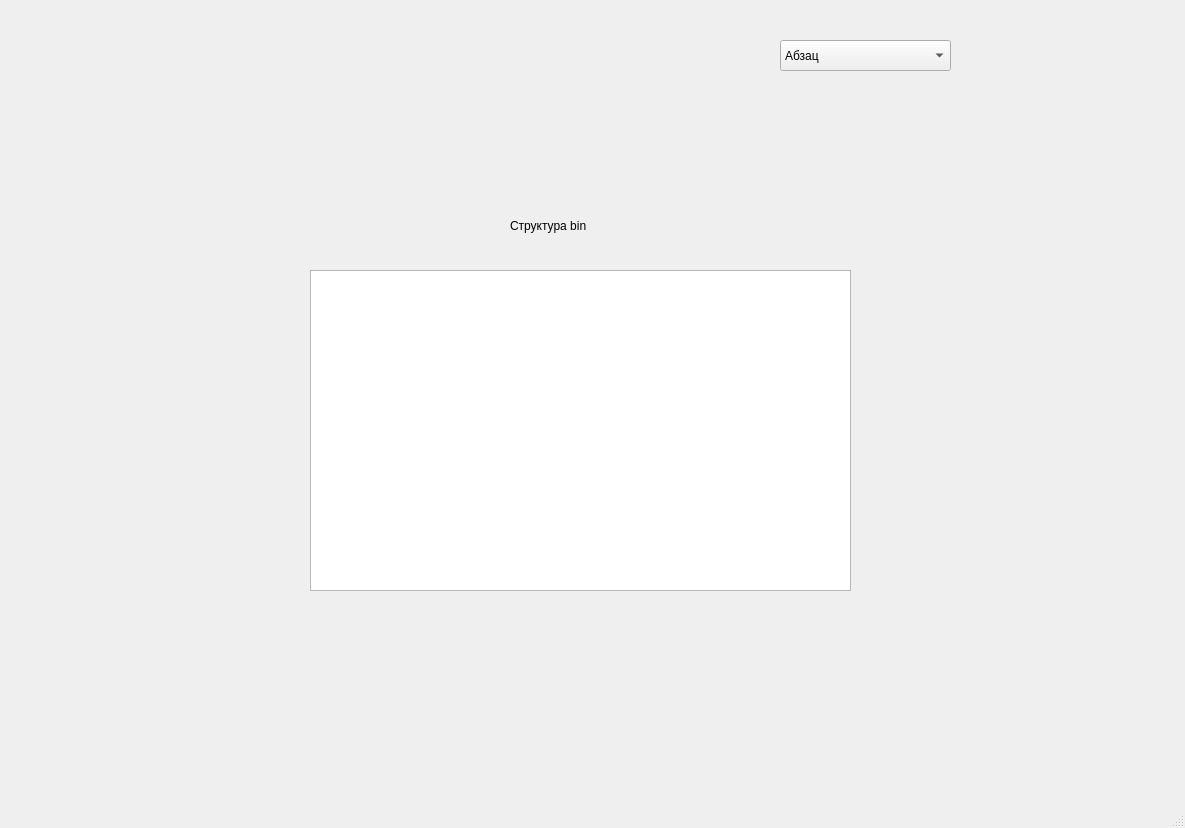
<?xml version="1.0" encoding="UTF-8"?>
<ui version="4.0">
 <class>MainWindow</class>
 <widget class="QMainWindow" name="MainWindow">
  <property name="geometry">
   <rect>
    <x>0</x>
    <y>0</y>
    <width>1185</width>
    <height>828</height>
   </rect>
  </property>
  <property name="windowTitle">
   <string>MainWindow</string>
  </property>
  <widget class="QWidget" name="centralwidget">
   <widget class="QStackedWidget" name="stackedWidget">
    <property name="geometry">
     <rect>
      <x>80</x>
      <y>90</y>
      <width>991</width>
      <height>621</height>
     </rect>
    </property>
    <property name="currentIndex">
     <number>6</number>
    </property>
    <widget class="QWidget" name="Text">
     <widget class="QLabel" name="label">
      <property name="geometry">
       <rect>
        <x>350</x>
        <y>70</y>
        <width>301</width>
        <height>21</height>
       </rect>
      </property>
      <property name="font">
       <font>
        <pointsize>14</pointsize>
       </font>
      </property>
      <property name="text">
       <string>Введите текст (окончание - Enter)</string>
      </property>
     </widget>
     <widget class="QLabel" name="label_3">
      <property name="geometry">
       <rect>
        <x>450</x>
        <y>40</y>
        <width>81</width>
        <height>16</height>
       </rect>
      </property>
      <property name="text">
       <string>Страница 1</string>
      </property>
     </widget>
    </widget>
    <widget class="QWidget" name="page_2">
     <widget class="QTextEdit" name="second_page_text_edit">
      <property name="geometry">
       <rect>
        <x>260</x>
        <y>160</y>
        <width>511</width>
        <height>251</height>
       </rect>
      </property>
      <property name="readOnly">
       <bool>true</bool>
      </property>
     </widget>
     <widget class="QLabel" name="label_2">
      <property name="geometry">
       <rect>
        <x>460</x>
        <y>110</y>
        <width>91</width>
        <height>21</height>
       </rect>
      </property>
      <property name="font">
       <font>
        <pointsize>14</pointsize>
       </font>
      </property>
      <property name="text">
       <string>Ваш текст</string>
      </property>
     </widget>
     <widget class="QLabel" name="label_4">
      <property name="geometry">
       <rect>
        <x>460</x>
        <y>60</y>
        <width>101</width>
        <height>21</height>
       </rect>
      </property>
      <property name="font">
       <font>
        <pointsize>14</pointsize>
       </font>
      </property>
      <property name="text">
       <string>Страница 2</string>
      </property>
     </widget>
    </widget>
    <widget class="QWidget" name="Array_page">
     <widget class="QLabel" name="label_5">
      <property name="geometry">
       <rect>
        <x>450</x>
        <y>40</y>
        <width>121</width>
        <height>21</height>
       </rect>
      </property>
      <property name="text">
       <string>Размер массива</string>
      </property>
     </widget>
     <widget class="QLineEdit" name="Text_page_input_line">
      <property name="geometry">
       <rect>
        <x>430</x>
        <y>110</y>
        <width>171</width>
        <height>31</height>
       </rect>
      </property>
     </widget>
     <widget class="QTextEdit" name="Array_page_text_edit">
      <property name="enabled">
       <bool>true</bool>
      </property>
      <property name="geometry">
       <rect>
        <x>320</x>
        <y>250</y>
        <width>381</width>
        <height>221</height>
       </rect>
      </property>
      <property name="readOnly">
       <bool>true</bool>
      </property>
     </widget>
     <widget class="QLabel" name="label_6">
      <property name="geometry">
       <rect>
        <x>310</x>
        <y>200</y>
        <width>381</width>
        <height>31</height>
       </rect>
      </property>
      <property name="text">
       <string>Введите значения массива(int)  конец числа - пробел</string>
      </property>
     </widget>
    </widget>
    <widget class="QWidget" name="Array_output_page">
     <widget class="QTextEdit" name="Array_output_text_edit">
      <property name="geometry">
       <rect>
        <x>260</x>
        <y>190</y>
        <width>451</width>
        <height>281</height>
       </rect>
      </property>
      <property name="readOnly">
       <bool>true</bool>
      </property>
     </widget>
     <widget class="QLabel" name="label_7">
      <property name="geometry">
       <rect>
        <x>460</x>
        <y>140</y>
        <width>71</width>
        <height>21</height>
       </rect>
      </property>
      <property name="text">
       <string>Массив</string>
      </property>
     </widget>
     <widget class="QLabel" name="label_8">
      <property name="geometry">
       <rect>
        <x>420</x>
        <y>30</y>
        <width>91</width>
        <height>21</height>
       </rect>
      </property>
      <property name="text">
       <string>Страница 4</string>
      </property>
     </widget>
    </widget>
    <widget class="QWidget" name="Struct_page">
     <widget class="QLabel" name="label_9">
      <property name="geometry">
       <rect>
        <x>140</x>
        <y>410</y>
        <width>91</width>
        <height>16</height>
       </rect>
      </property>
      <property name="font">
       <font>
        <pointsize>15</pointsize>
       </font>
      </property>
      <property name="text">
       <string>Название</string>
      </property>
     </widget>
     <widget class="QWidget" name="verticalLayoutWidget">
      <property name="geometry">
       <rect>
        <x>250</x>
        <y>160</y>
        <width>261</width>
        <height>301</height>
       </rect>
      </property>
      <layout class="QVBoxLayout" name="verticalLayout_7">
       <item>
        <widget class="QLineEdit" name="airplanes_count_line_4"/>
       </item>
       <item>
        <widget class="QLineEdit" name="road_line_4">
         <property name="maxLength">
          <number>7</number>
         </property>
        </widget>
       </item>
       <item>
        <widget class="QComboBox" name="international_combobox_4">
         <item>
          <property name="text">
           <string>Да</string>
          </property>
         </item>
         <item>
          <property name="text">
           <string>Нет</string>
          </property>
         </item>
        </widget>
       </item>
       <item>
        <widget class="QLineEdit" name="type_line_4">
         <property name="maxLength">
          <number>1</number>
         </property>
        </widget>
       </item>
       <item>
        <widget class="QLineEdit" name="name_line_4">
         <property name="maxLength">
          <number>50</number>
         </property>
        </widget>
       </item>
      </layout>
     </widget>
     <widget class="QLabel" name="label_10">
      <property name="geometry">
       <rect>
        <x>70</x>
        <y>300</y>
        <width>161</width>
        <height>21</height>
       </rect>
      </property>
      <property name="font">
       <font>
        <pointsize>15</pointsize>
       </font>
      </property>
      <property name="text">
       <string>Международный</string>
      </property>
     </widget>
     <widget class="QLabel" name="label_11">
      <property name="geometry">
       <rect>
        <x>60</x>
        <y>190</y>
        <width>171</width>
        <height>20</height>
       </rect>
      </property>
      <property name="font">
       <font>
        <pointsize>15</pointsize>
       </font>
      </property>
      <property name="text">
       <string>Кол-во самолётов</string>
      </property>
     </widget>
     <widget class="QComboBox" name="create_structure_combobox">
      <property name="geometry">
       <rect>
        <x>780</x>
        <y>400</y>
        <width>161</width>
        <height>31</height>
       </rect>
      </property>
      <item>
       <property name="text">
        <string>Текстовый файл</string>
       </property>
      </item>
      <item>
       <property name="text">
        <string>Бинарный файл</string>
       </property>
      </item>
     </widget>
     <widget class="QLabel" name="label_12">
      <property name="geometry">
       <rect>
        <x>740</x>
        <y>360</y>
        <width>241</width>
        <height>31</height>
       </rect>
      </property>
      <property name="font">
       <font>
        <pointsize>15</pointsize>
       </font>
      </property>
      <property name="text">
       <string> Записать структуру в</string>
      </property>
     </widget>
     <widget class="QLabel" name="label_13">
      <property name="geometry">
       <rect>
        <x>630</x>
        <y>230</y>
        <width>81</width>
        <height>21</height>
       </rect>
      </property>
      <property name="font">
       <font>
        <pointsize>15</pointsize>
       </font>
      </property>
      <property name="text">
       <string>Ширина</string>
      </property>
     </widget>
     <widget class="QWidget" name="verticalLayoutWidget_2">
      <property name="geometry">
       <rect>
        <x>720</x>
        <y>150</y>
        <width>221</width>
        <height>181</height>
       </rect>
      </property>
      <layout class="QVBoxLayout" name="verticalLayout_8">
       <item>
        <widget class="QLineEdit" name="length_line_4">
         <property name="maxLength">
          <number>7</number>
         </property>
        </widget>
       </item>
       <item>
        <widget class="QLineEdit" name="width_line_4">
         <property name="maxLength">
          <number>7</number>
         </property>
        </widget>
       </item>
       <item>
        <widget class="QLineEdit" name="height_line_4">
         <property name="maxLength">
          <number>7</number>
         </property>
        </widget>
       </item>
      </layout>
     </widget>
     <widget class="QPushButton" name="Create_button">
      <property name="geometry">
       <rect>
        <x>810</x>
        <y>460</y>
        <width>131</width>
        <height>41</height>
       </rect>
      </property>
      <property name="font">
       <font>
        <pointsize>14</pointsize>
       </font>
      </property>
      <property name="styleSheet">
       <string notr="true">background-color:lightgreen;
color:black;</string>
      </property>
      <property name="text">
       <string>Создать</string>
      </property>
     </widget>
     <widget class="QLabel" name="label_14">
      <property name="geometry">
       <rect>
        <x>640</x>
        <y>170</y>
        <width>71</width>
        <height>21</height>
       </rect>
      </property>
      <property name="font">
       <font>
        <pointsize>15</pointsize>
       </font>
      </property>
      <property name="text">
       <string>Длина</string>
      </property>
     </widget>
     <widget class="QLabel" name="label_15">
      <property name="geometry">
       <rect>
        <x>630</x>
        <y>290</y>
        <width>66</width>
        <height>17</height>
       </rect>
      </property>
      <property name="font">
       <font>
        <pointsize>15</pointsize>
       </font>
      </property>
      <property name="text">
       <string>Высота</string>
      </property>
     </widget>
     <widget class="QLabel" name="label_16">
      <property name="geometry">
       <rect>
        <x>190</x>
        <y>360</y>
        <width>41</width>
        <height>21</height>
       </rect>
      </property>
      <property name="font">
       <font>
        <pointsize>15</pointsize>
       </font>
      </property>
      <property name="text">
       <string>Тип</string>
      </property>
     </widget>
     <widget class="QLabel" name="label_17">
      <property name="geometry">
       <rect>
        <x>20</x>
        <y>250</y>
        <width>211</width>
        <height>21</height>
       </rect>
      </property>
      <property name="font">
       <font>
        <pointsize>14</pointsize>
       </font>
      </property>
      <property name="text">
       <string>Длина взлётной дороги</string>
      </property>
     </widget>
    </widget>
    <widget class="QWidget" name="Struct_txt_output_page">
     <widget class="QTextEdit" name="Output_struct_txt_text_edit">
      <property name="geometry">
       <rect>
        <x>290</x>
        <y>210</y>
        <width>481</width>
        <height>301</height>
       </rect>
      </property>
     </widget>
     <widget class="QLabel" name="label_18">
      <property name="geometry">
       <rect>
        <x>460</x>
        <y>140</y>
        <width>111</width>
        <height>31</height>
       </rect>
      </property>
      <property name="text">
       <string>Структуры txt  </string>
      </property>
     </widget>
    </widget>
    <widget class="QWidget" name="Sruct_bin_page">
     <widget class="QLabel" name="label_19">
      <property name="geometry">
       <rect>
        <x>430</x>
        <y>120</y>
        <width>101</width>
        <height>31</height>
       </rect>
      </property>
      <property name="text">
       <string>Структура bin</string>
      </property>
     </widget>
     <widget class="QTextEdit" name="Output_struct_bin_text_edit">
      <property name="geometry">
       <rect>
        <x>230</x>
        <y>180</y>
        <width>541</width>
        <height>321</height>
       </rect>
      </property>
      <property name="readOnly">
       <bool>true</bool>
      </property>
     </widget>
    </widget>
   </widget>
   <widget class="QComboBox" name="comboBox">
    <property name="geometry">
     <rect>
      <x>780</x>
      <y>40</y>
      <width>171</width>
      <height>31</height>
     </rect>
    </property>
    <item>
     <property name="text">
      <string>Абзац</string>
     </property>
    </item>
    <item>
     <property name="text">
      <string>Абзац на экран</string>
     </property>
    </item>
    <item>
     <property name="text">
      <string>Массив</string>
     </property>
    </item>
    <item>
     <property name="text">
      <string>Массив на экран</string>
     </property>
    </item>
    <item>
     <property name="text">
      <string>Структура</string>
     </property>
    </item>
    <item>
     <property name="text">
      <string>Структура txt на экран</string>
     </property>
    </item>
    <item>
     <property name="text">
      <string>Структура bin на экран</string>
     </property>
    </item>
    <item>
     <property name="text">
      <string>Предложения</string>
     </property>
    </item>
    <item>
     <property name="text">
      <string>Завершить программу</string>
     </property>
    </item>
   </widget>
  </widget>
  <widget class="QMenuBar" name="menubar">
   <property name="geometry">
    <rect>
     <x>0</x>
     <y>0</y>
     <width>1185</width>
     <height>22</height>
    </rect>
   </property>
  </widget>
  <widget class="QStatusBar" name="statusbar"/>
 </widget>
 <resources/>
 <connections/>
</ui>
